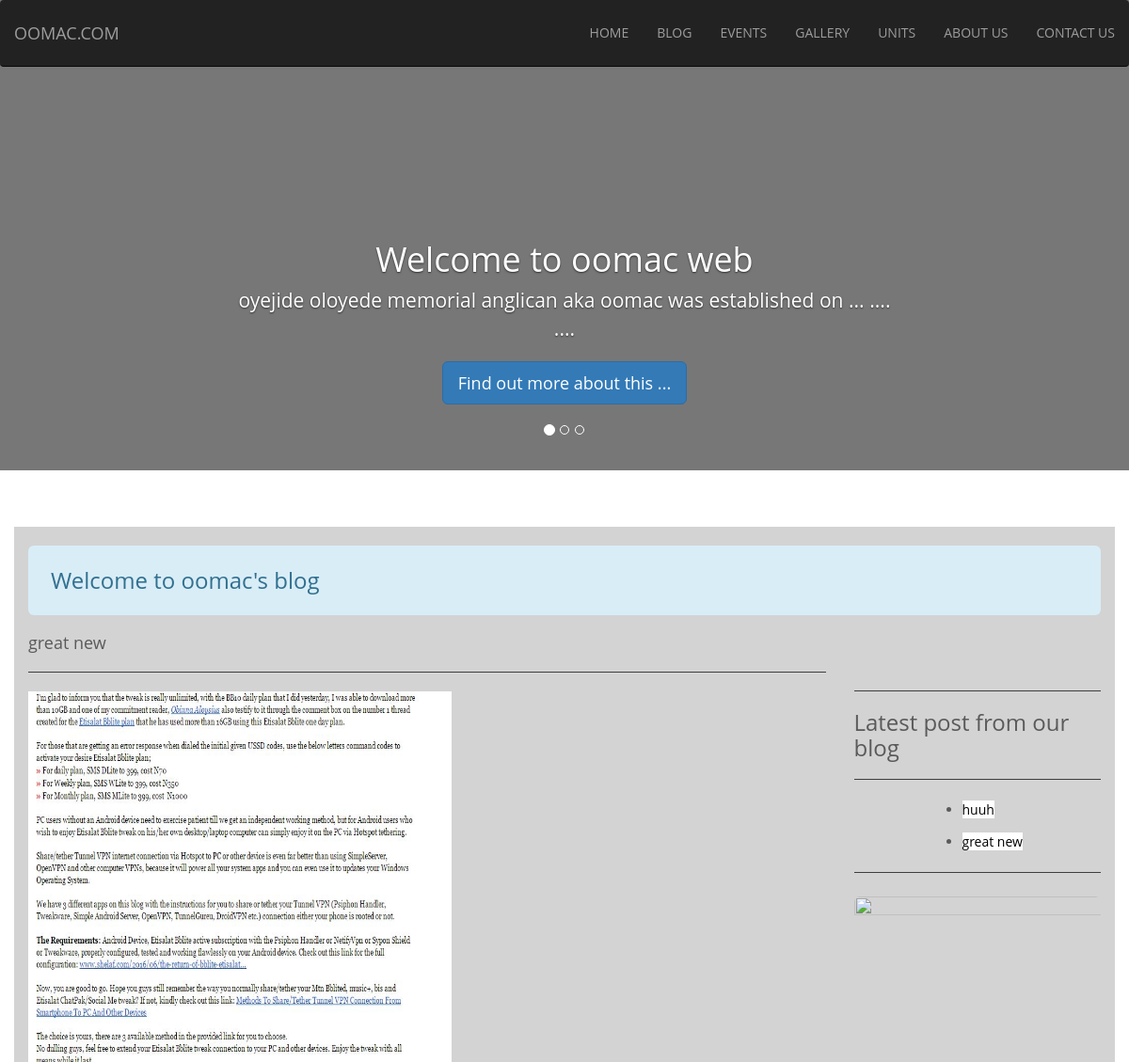
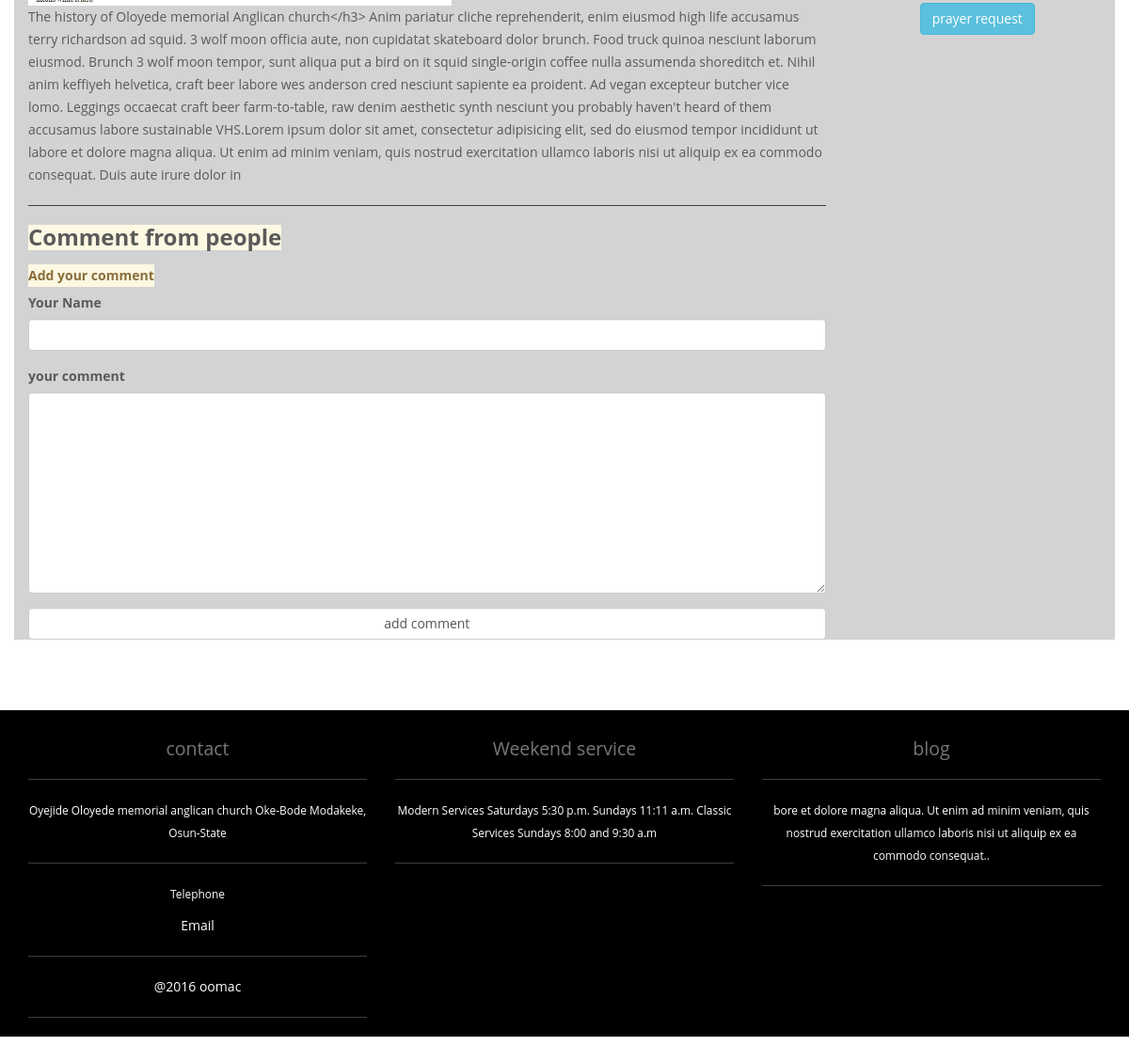
Page /blog/view_blog.php?bid=44 on the committed database (2 pictures, top to bottom).
### tables this page shows
CREATE TABLE `blog` (
  `blog_id` int(11) NOT NULL,
  `post_title` varchar(200) NOT NULL,
  `post_content` text NOT NULL,
  `post_date` datetime NOT NULL,
  `post_author` varchar(50) NOT NULL,
  `blog_image` varchar(50) DEFAULT NULL
);

### include/function.php (called while the page is built, shortened)
<?php
function check($string){
    $string  = htmlspecialchars($string);
    $string = strip_tags($string);
    $string = trim($string);
    $string = stripslashes($string);
    return $string;
}
function db_result_to_array($res)
{
    $res_array = array();
    for ($count=0;  $row = mysqli_fetch_array($res) ; $count++)
    {
        $res_array[$count] = $row;
    }
    return $res_array;
}
function recentBlog(){
    global $link;
    $res = mysqli_query($link, "SELECT post_title FROM blog ORDER BY blog_id DESC LIMIT 10");
    $res = db_result_to_array($res);
    return $res;
}
?>

### blog/view_blog.php (the view, shortened to what this page needs)
<?php
require_once "../include/function.php";
?>
<div class="container" style="background-color: lightgray">
    <h3 class="well-lg alert-info">Welcome to oomac's blog</h3>
    <div class="row">
        <div class="col-md-9">
            <?php
            require_once "../include/dbconfig.php";
            require_once "../include/function.php";
            $link = mysqli_connect($host, $userdb, $passdb, $datadb) or die ("could not connect to database");
            if(isset($_GET['bid'])){
                $bid = check($_GET['bid']);
                $result = mysqli_query($link, "SELECT * FROM blog WHERE blog_id=".$bid);
                if(mysqli_num_rows($result)==1) {
                    if($row = mysqli_fetch_array($result)) {
                        $content=check($row['post_content']);
                        $title = check($row['post_title']);
                        $image = check($row['blog_image']);
                        echo "<h4>$title</h4> <hr>";
                        if($image){
                            echo '<img src="../uploaded_image/blog/'.$image.'"  style="width: 450px; height: 400px ">';
                        }
                        echo "<p>$content</p><hr>";
                    }
                }
            }
echo "<h3><label class='bg-warning'>Comment from people</label></h3>";
            ?>
            <form  action="<?php htmlspecialchars($_SERVER['PHP_SELF']);?>" method="post">
                <label class="alert-warning">Add your comment</label>
                <div class="form-group"><label for="reply_name">Your Name</label>
                        <input type="text" name="reply_name" id="reply_name" class="form-control"></div>
                        <div class="form-group"><label for="comment">your comment</label>
                            <textarea name="comment" cols="75" id="comment"   rows="10" class="form-control"></textarea></div>
                        <input name="submit" value="add comment" type="submit" class="form-control">
            </form>
        </div>
        <div class="col-md-3" style="margin-top: 50px">
                <hr><h3>Latest post from our blog</h3><hr>
            <div>
                <?php $recentB = recentBlog();
                foreach($recentB as $row1){
                    $blog = check($row1['post_title']);
                    echo "<ul class='event_margin blog'><li><a href=\"blog.php\">$blog</a></li></ul>";
                }
                ?>
            </div>
            <hr>
            <div style="margin-top: 25px">
                <img src="../images/cup.jpg" class="img-rounded img-responsive center-block" width="350px" height="350px" >
                <div class="carousel-caption" >
                    <a class="btn btn-info" href="../prayer_form.php">prayer request</a>
                </div>
            </div>
        </div></div>
</div>
</body>
</html>

### css/style.css (style rules this page uses)
.event_margin { margin-left: 75px; }
.blog a:link { color:black; background-color:white; }
body { color: #666; font: 14px/24px "Open Sans", "HelveticaNeue-Light", "Helvetica Neue Light", "Helvetica Neue", Helvetica, Arial, "Lucida Grande", Sans-Serif; }

### css/carousel.css (style rules this page uses)
body { padding-bottom: 40px; color: #5a5a5a; }
.navbar-wrapper { position: absolute; top: 0; right: 0; left: 0; z-index: 20; }
.navbar-wrapper > .container { padding-right: 0; padding-left: 0; }
.navbar-wrapper .navbar { padding-right: 15px; padding-left: 15px; }
.carousel { height: 500px; margin-bottom: 60px; }
.carousel-caption { z-index: 10; }
.carousel .item { height: 500px; background-color: #777; }
.carousel-inner > .item > img { position: absolute; top: 0; left: 0; min-width: 100%; height: 500px; }
@media (min-width: 768px) { .navbar-wrapper { margin-top: 20px; } }
@media (min-width: 768px) { .navbar-wrapper .container { padding-right: 15px; padding-left: 15px; } }
@media (min-width: 768px) { .navbar-wrapper .navbar { padding-right: 0; padding-left: 0; } }
@media (min-width: 768px) { .navbar-wrapper .navbar { border-radius: 4px; } }
@media (min-width: 768px) { .carousel-caption p { margin-bottom: 20px; font-size: 21px; line-height: 1.4; } }

### rows in the picture
blog: post_title "great new", blog_image (picture), post_content "The history of Oloyede memorial Anglican church</h3> Anim pariatur cliche reprehenderit, enim eiusmod high life accusamus terry richardson ad squid. 3 wolf moon officia aute, non cupidatat skateboard dolor brunch. Food truck quinoa nesciunt laborum eiusmod. Brunch 3 wolf moon tempor, sunt aliqua put a bird on it squid single-origin coffee nulla assumenda shoreditch et. Nihil anim keffiyeh helvetica, craft beer labore wes anderson cred nesciunt sapiente ea proident. Ad vegan excepteur butcher vice lomo. Leggings occaecat craft beer farm-to-table, raw denim aesthetic synth nesciunt you probably haven't heard of them accusamus labore sustainable VHS.Lorem ipsum dolor sit amet, consectetur…"
blog: post_title "huuh"
